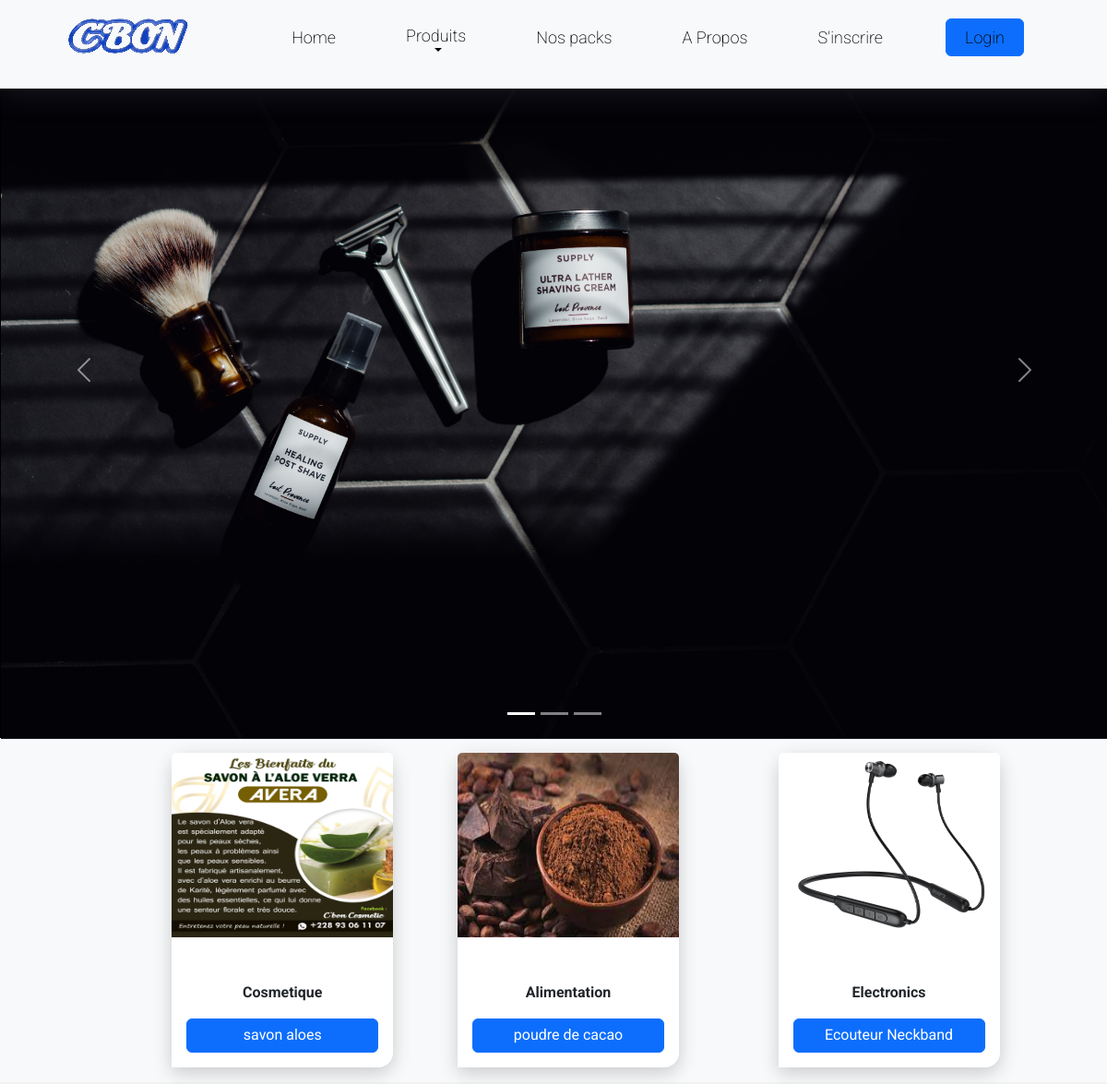
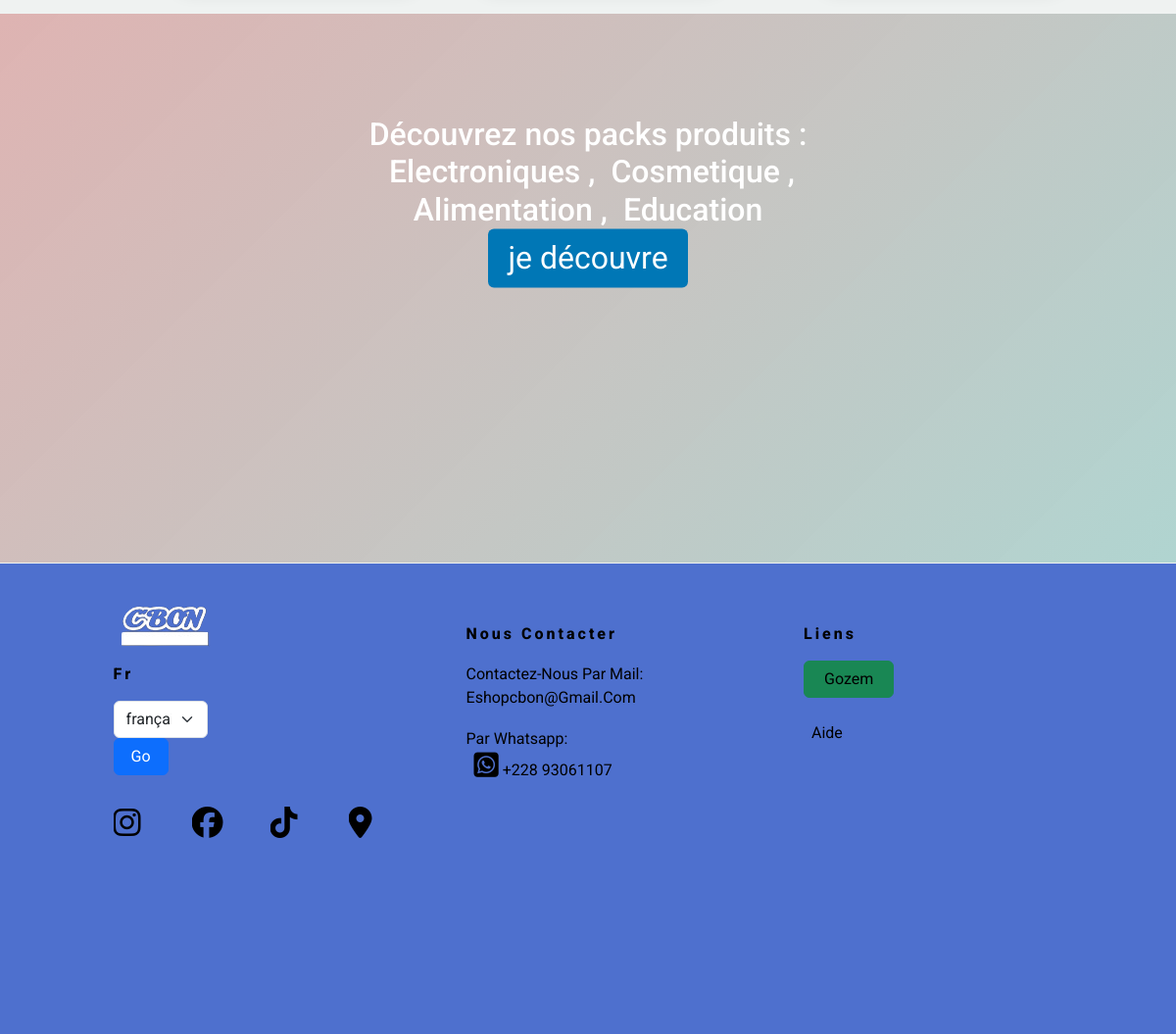
The page / on the database its author committed (2 pictures, top to bottom).
### store/models.py (models this page shows, shortened)
class product (models.Model):
    name = models.CharField(max_length=128)
    slug= models.SlugField(max_length=228,default='', unique=True)
    subcategory = models.ForeignKey(SubCategory,on_delete=models.CASCADE,default=True,null=False,related_name='products')
    category = models.ForeignKey(Category,on_delete=models.CASCADE,default=True,null=False,related_name='products')
    prices= models.FloatField(default=0)
    instock = models.IntegerField(default=0)
    description = models.TextField(blank=True)
    thumbnail = models.ImageField(upload_to ="product",blank=True ,null=True)

class Category(models.Model):
     name=models.CharField(max_length=101)
     parent = models.ForeignKey('self', null=True, blank=True, on_delete=models.CASCADE)

### store/views.py (the view)
# urls.py: path('',index,name='index'),
def index (request):
    products =  product.objects.all()
    categorys = Category.objects.all()
    category_all_ID = Category.objects.values_list('id', flat=True)
    category_products = []
    for category_all in category_all_ID  :
        products= product.objects.filter(category= category_all)[:1]
        category_products.append({ 'category': category_all, 'products': products })
    context={ "products": products,
              "categorys": categorys,
              "category_products" : category_products
            }
    return render (request, "store/index.html",context)

### accounts/context_processors.py (called while the page is built)
def user_context(request):
    user= get_user(request)
    return{'user': user}

### store/templates/store/index.html (shortened to what this page needs)
{% extends 'base.html' %}
{% load static %}
{% load i18n %}
{% block content %}
<div class="container-part">
   <div class="slider">
       <div class="slide">
         <div id="carouselExampleIndicators" class="carousel slide">
            <div class="carousel-indicators">
              <button type="button" data-bs-target="#carouselExampleIndicators" data-bs-slide-to="0" class="active" aria-current="true" aria-label="Slide 1"></button>
              <button type="button" data-bs-target="#carouselExampleIndicators" data-bs-slide-to="1" aria-label="Slide 2"></button>
              <button type="button" data-bs-target="#carouselExampleIndicators" data-bs-slide-to="2" aria-label="Slide 3"></button>
            </div>
            <div class="carousel-inner">
              <div class="carousel-item active">
                <img src="static\store\image\menskin.jpg" class="d-block w-100" alt="...">
              </div>
            </div>
            <button class="carousel-control-prev" type="button" data-bs-target="#carouselExampleIndicators" data-bs-slide="prev">
              <span class="carousel-control-prev-icon" aria-hidden="true"></span>
            </button>
            <button class="carousel-control-next" type="button" data-bs-target="#carouselExampleIndicators" data-bs-slide="next">
              <span class="carousel-control-next-icon" aria-hidden="true"></span>
            </button>
          </div>
       </div>
   </div>
      </div>
    <div class= "part-two" >
      <ul class="responsive-part-two">
         {% for category_product in category_products %}
            <li>
               {% for product in  category_product.products %}
                  <div class="card" style="width: 15rem; margin: 1rem;display:block">
                     <img src="{{ product.thumbnail.url }}" class="card-img-top" alt="{{ product.name }}" style="height: 200px;">
                     <div class="card-body" >
                       <p class="card-text">{{product.category.name}}</p>
                       <a href="{% url "category_list"  product.category.id%}" class="btn btn-primary">{{product.name}}</a>
                     </div>
                   </div>
                     {% endfor %}
            </li>
         {% endfor %}
      </ul>
 </div>
 <div class="treedeco" style="width: 100vw; height:70vh ;margin-bottom:1px;">
   <h2 class="text-center" style=" text-align: right;position: absolute;left: 50%;transform: translate(-50%, -50%);color: white; margin-top: 6em;margin-bottom: 0px; width: 50vw">
      {% trans "Découvrez nos packs produits :" %}
      <a style="text-decoration: none;color: white;" href="{% url 'category_list' 1 %}" >{% trans "Electronics" %}</a>,
      <a style="text-decoration: none;color: white;"  href="{% url 'category_list' 2 %}" >{% trans "Cosmetique" %}</a>,
      <a href="{% url 'category_list' 3 %}" style="text-decoration: none;color: white;" >{% trans "Alimentation" %}</a>,
      <a href="{% url 'category_list' 4 %}" style="text-decoration: none;color: white;" >{% trans "Education" %}</a>
      <br>
      <button type="button" class="btn btn-secondary" style="font-size: 2rem; background-color: #0077b6; border-style: none;">
         <a style="text-decoration: none;color: white;" href="{% url 'pack_list' %}">{% trans "je découvre" %}</a>
      </button>
   </h2>
</div>
{% endblock  %}

### templates/base.html (shortened to what this page needs)
<html lang="fr">
  <head>
    {% load static %}
    {% load i18n %}
    {% load bootstrap5 %}
    {% bootstrap_css %}
    <link
    rel="stylesheet"
    href="https://cdnjs.cloudflare.com/ajax/libs/animate.css/4.1.1/animate.min.css"
  />
    <link rel="stylesheet"  href="{% static 'store/css/style.css' %}" type="text/css" />
  </head>
  <body>
    <div class="container-fluid">
      <div class="row" >
          <div class="col-sm-2">
            {% block sidebar %}
            <h1 class='logo'> <img src="{% static 'store/image/logo_cbonfond(1).png' %} " alt="logo" style=""></h1>
            <ul class="sidebar-nav">
                <li><a href="{% url 'index' %}" >Home</a></li>
                <li id="side" class="nav-link dropdown-toggle" ><a href="{% url 'product_list' %}">{% trans "Produits" %}</a>
                </li>
                <li ><a href="{% url 'pack_list' %}">{% trans "Nos packs" %}</a></li>
                <li ><a href="{% url 'about' %}">{% trans "A Propos" %}</a></li>
              {% if user.is_authenticated %}
                  <li><a href=" {% url 'logout' %} ">{% trans "Deconnexion" %}</a></li>
                  <li><a href=" {% url 'cart' %} ">{% trans "Panier" %}</a></li>
                      {% else %}
                      <li><a href=" {% url 'signup' %} ">{% trans "S'inscrire" %}</a>     </li>
                      <li class="last">
                        <button type="button" class="btn btn-primary" data-bs-toggle="modal" data-bs-target="#staticBackdrop" style="border-box:none;">
                          <a href=" {% url 'login' %} ">Login</a>
                        </button>
                      </li>
              {% endif %}
              </ul>
            {% endblock %}
          </div>
     </div>
    </div>
     {% block content %}
        {% endblock %}
     </body>
<foot>
  <div class="footbar">
    <div class="adresse">
      <div class='column'>
        <section class="column_1">
          <h1 > <img src="{% static 'store/image/removebg.png' %} " alt="logo" ></h1>
          {% get_current_language as LANGUAGE_CODE %}
          <h1> {{LANGUAGE_CODE}} </h1>
          <form action="{% url 'set_language' %}" method="post">{% csrf_token %}
            <select name="language" class="form-select" id="inputGroupSelect01" style="width:6rem">
                {% get_current_language as LANGUAGE_CODE %}
                {% get_available_languages as LANGUAGES %}
                {% get_language_info_list for LANGUAGES as languages %}
                {% for language in languages %}
                    <option value="{{ language.code }}"{% if language.code == LANGUAGE_CODE %}  selected="selected"{% endif %}>
                        {{ language.name_local }} ({{ language.code }})
                    </option>
                {% endfor %}
            </select>
            <input style="width:3.5rem" type="submit" value="Go" class="btn btn-primary"/>
        </form>
          <div class="column_" style="display:flex;">
            <a href="" data-replace="instagram" data-bs-toggle="modal" data-bs-target="#customModal"><i class="fa-brands fa-instagram" class="yogurt"style='colors: #000000'></i></a>
            <a href="https://www.facebook.com/profile.php?id=100066920756216" data-replace="facebook"><i class="fa-brands fa-facebook"class="yogurt"style='colors: #000000'></i></a>
            <a href="https://vm.tiktok.com/ZMjPkbYjo/" data-replace="tiktok"style='colors: #000000'><i class="fa-brands fa-tiktok"class="yogurt"></i></a>
            <a href="https://maps.app.goo.gl/vdjLA1tCev3GqLVt6" data-replace="Maps"style='colors: #000000'><i class="fa-solid fa-location-dot"class="yogurt"></i></a>
          </div>
      </section>
        <section class="column_2" >
          <div>
            <h1>{% trans "Nous contacter" %}</h1>
          </div>
          <div>
            <p>{% trans "Contactez-nous par mail:" %}
            </br>  eshopcbon@gmail.com</p>
            <p>{% trans "par whatsapp:" %} </br>
            <a href="https://api.whatsapp.com/send?phone=22893061107" ><i class="fa-brands fa-square-whatsapp" style="color: #000000;font-size: 1.8em"></i>    +228 93061107</a> </p>
          </div>
      </section>
      <section class="column_3">
        <div>
          <h1>{% trans "liens" %}</h1>
          <button type="button" class="btn btn-success">
            <a href="https://pagelink.gozem.co/zxo8" >Gozem</a>
          </button>
        </div></br>
        <a href="{% url "about" %}" style='color: #000000'> {% trans "Aide " %}</a>
      </section>
        </div>
      </div>
    </div>
  </foot>
</html>

### rows shown on the page
product: thumbnail (picture), category.name "Cosmetique", name "savon aloes"
product: thumbnail (picture), category.name "Alimentation", name "poudre de cacao"
product: thumbnail (picture), category.name "Electronics", name "Ecouteur Neckband"

### other values the page prints
{{ LANGUAGE_CODE }} "Fr"
form field language "français (fr)"
